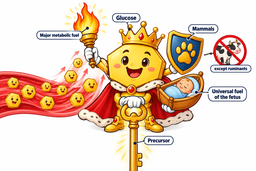
#> input picture biochem_images/carbohydrates/panels/1_glucose_king.png, 256 x 171 px, shrunk from 1536 x 1024 before the run
$ python seamless.py
#> lines starting #> are read from the running program, lines starting #| are printed output that depends on the picture
"""Merge each topic's panels into one continuous scene: no borders, headers or gaps.

Each topic is its own poster; topics are never mixed.

The panels share a white background, so they are multiply-blended onto one white
canvas (white acts as transparent). Content that ends in a hard cut at an inner
edge (panel 2's blood vessel, panel 6's intestine) is faded in so the seam disappears.
Outputs, per topic:
  <name>.png           two-column scene, read left to right, top to bottom
  <name>_vertical.png  one column, for phone scrolling
"""
from pathlib import Path

from PIL import Image, ImageChops, ImageDraw, ImageFont

from merge import FONT, HERE, NAVY, PH, PW

GOLD_TEXT = (200, 140, 0)

# Each panel: (file, edges whose content is cut off at an inner seam and should fade)
TOPICS = {
    "carbohydrates_seamless": (
        "Carbohydrates: Glucose, the King of Fuels",
        "Why glucose matters  \u2192  where it comes from  \u2192  what it builds  \u2192  what goes wrong",
        [
            ("1_glucose_king.png", {"bottom": 90}),
            ("2_sources.png", {"left": 45}),
            ("3_precursor.png", {}),
            ("4_diseases.png", {}),
        ],
    ),
    "monosaccharides_seamless": (
        "Monosaccharides & Sugar Alcohols",
        "Classification by carbons and functional group  \u2192  reduction to polyols",
        [
            ("5_monosaccharides.png", {}),
            ("6_polyols.png", {"left": 45}),
        ],
    ),
}


def panel(spec, fades=True):
    name, edges = spec
    img = Image.open(HERE / "panels" / name).convert("RGB").resize((PW, PH))
    if fades:
        for side, width in edges.items():
            img = fade_edge(img, side, width)
    return img


def fade_edge(img, side, width=45):
    """Blend `width` px at one edge toward white so cut-off content fades in."""
    img = img.copy()
    white = Image.new("RGB", img.size, (255, 255, 255))
    mask = Image.new("L", img.size, 255)
    d = ImageDraw.Draw(mask)
    for k in range(width):
        v = int(255 * (k / width) ** 1.5)
        if side == "left":
            d.line((k, 0, k, img.height), fill=v)
        elif side == "right":
            d.line((img.width - 1 - k, 0, img.width - 1 - k, img.height), fill=v)
        elif side == "bottom":
            d.line((0, img.height - 1 - k, img.width, img.height - 1 - k), fill=v)
    return Image.composite(img, white, mask)


def stamp(canvas, img, xy):
    """Multiply-blend img onto canvas at xy (white = transparent)."""
    x, y = xy
    box = (x, y, x + img.width, y + img.height)
    canvas.paste(ImageChops.multiply(canvas.crop(box), img), box)


def title(canvas, texts, top, size_t, size_s):
    d = ImageDraw.Draw(canvas)
    head, sub = texts
    for text, size, fill, y in ((head, size_t, NAVY, top), (sub, size_s, GOLD_TEXT, top + size_t + 24)):
        f = ImageFont.truetype(FONT, size)
        while d.textlength(text, font=f) > canvas.width - 60:
            size -= 1
            f = ImageFont.truetype(FONT, size)
        d.text(((canvas.width - d.textlength(text, font=f)) / 2, y), text, font=f, fill=fill)


def grid(head, sub, panels):
    top = 230
    rows = (len(panels) + 1) // 2
    W, H = 2 * PW, top + rows * PH
    out = Image.new("RGB", (W, H), (255, 255, 255))
    title(out, (head, sub), 50, 96, 44)
    for i, spec in enumerate(panels):
        stamp(out, panel(spec), ((i % 2) * PW, top + (i // 2) * PH))
    return out


def vertical(head, sub, panels, overlap=70):
    top = 190
    n = len(panels)
    W, H = PW, top + n * PH - (n - 1) * overlap
    out = Image.new("RGB", (W, H), (255, 255, 255))
    title(out, (head, sub), 40, 64, 30)
    for i, spec in enumerate(panels):
        # In one column, left/right edges are canvas edges, so only keep bottom fades.
        img = panel(spec, fades=False)
        if "bottom" in spec[1]:
            img = fade_edge(img, "bottom", spec[1]["bottom"])
        stamp(out, img, (0, top + i * (PH - overlap)))
    return out


if __name__ == "__main__":
    for name, (head, sub, panels) in TOPICS.items():
        grid(head, sub, panels).save(HERE / f"{name}.png", optimize=True)
#> in grid, `out = Image.new("RGB", (W, H), (255, 255, 255))`: out: PIL image 3072x2278 RGB; every value is 255
#> in grid, `title(out, (head, sub), 50, 96, 44)`:
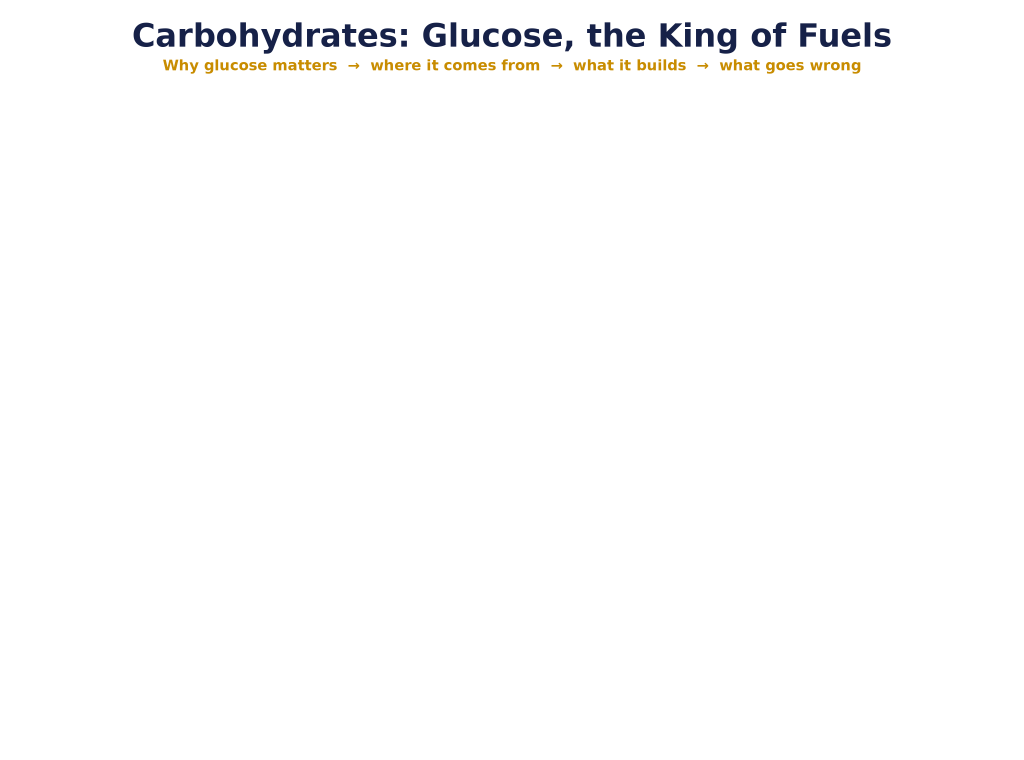
#> out: PIL image 3072x2278 RGB (shown at 1/3 size); mean R, G, B 252.6, 252.5, 252.3
#> in panel, `img = Image.open(HERE / "panels" / name).convert("RGB").resize((PW, PH))`:
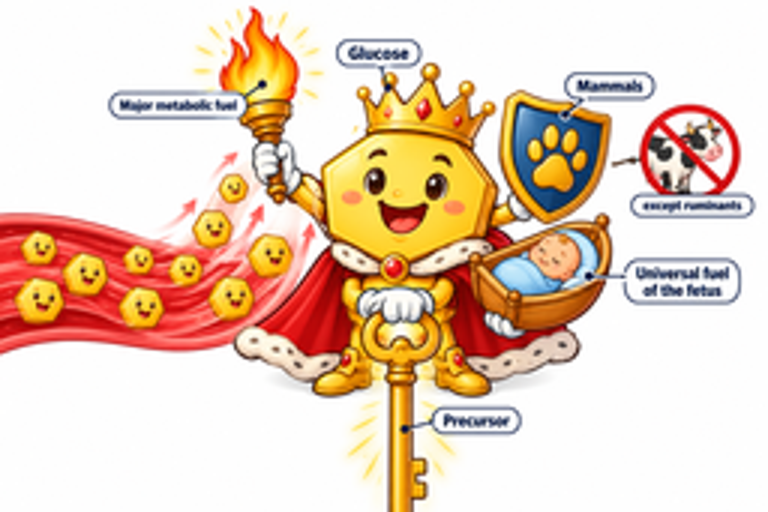
#> img: PIL image 1536x1024 RGB (shown at 1/2 size); mean R, G, B 232.2, 206.7, 186
#> in stamp, `x, y = xy`: x = 0; y = 230
#> in stamp, `box = (x, y, x + img.width, y + img.height)`: box = (0, 230, 1536, 1254)
#> in stamp, `canvas.paste(ImageChops.multiply(canvas.crop(box), img), box)`:
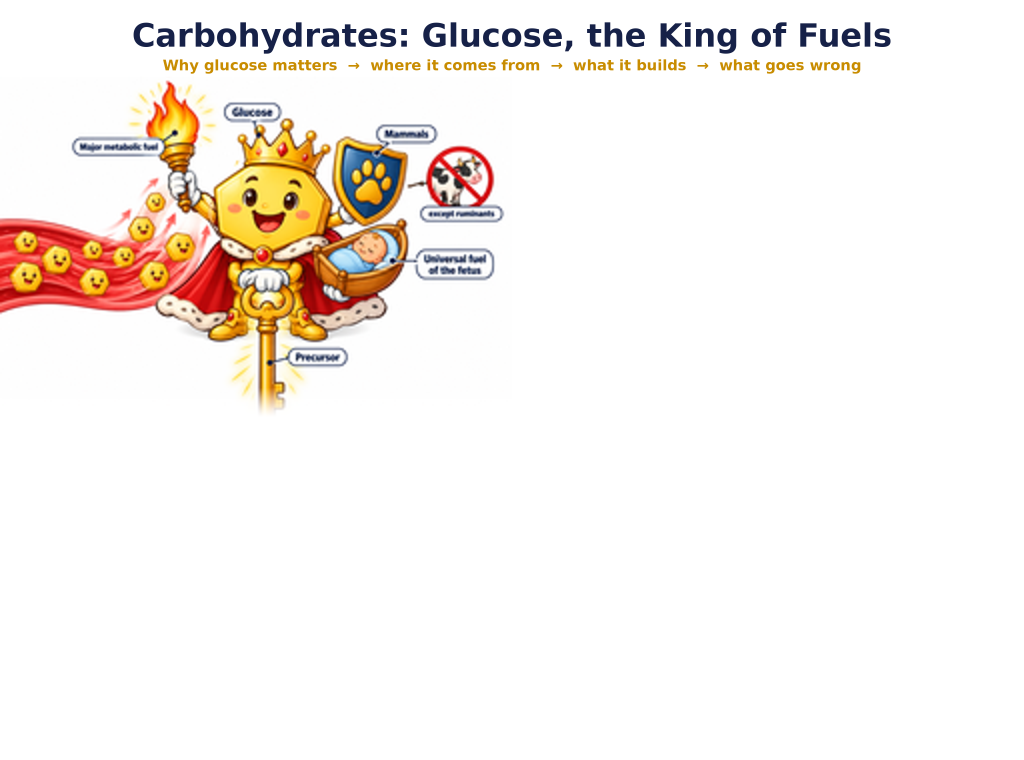
#> canvas: PIL image 3072x2278 RGB (shown at 1/3 size); mean R, G, B 247.5, 241.7, 237
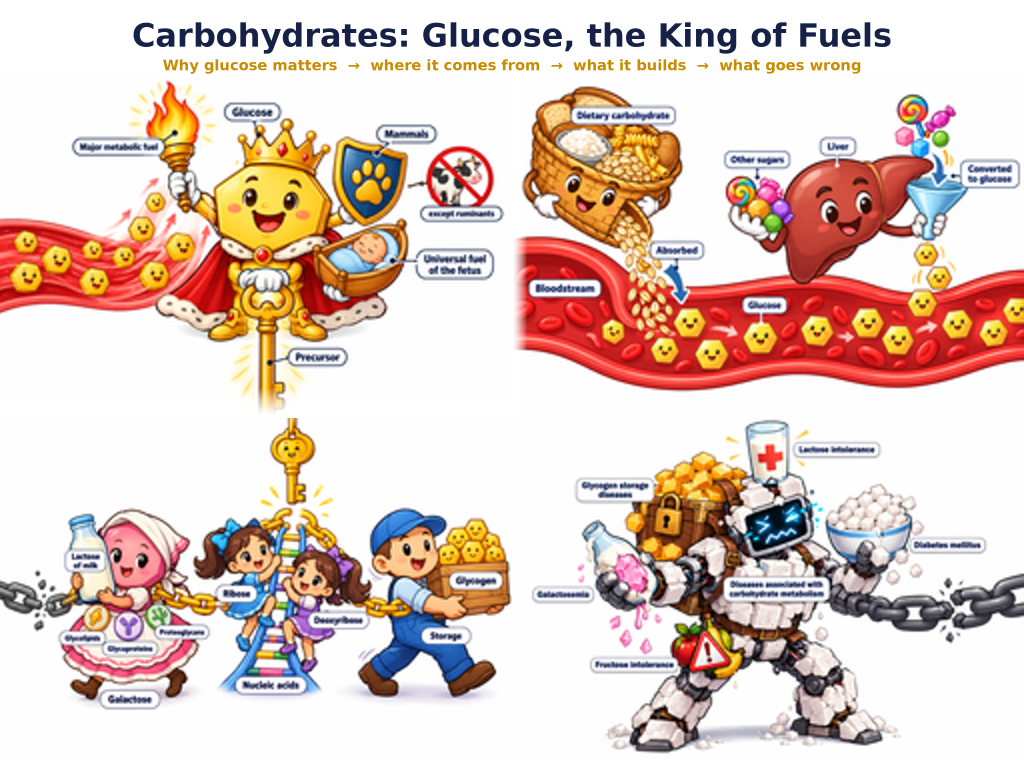
#> saved as carbohydrates_seamless.png: PIL image 3072x2278 RGB (shown at 1/3 size); mean R, G, B 223.7, 201.8, 192.6
        vertical(head, sub, panels).save(HERE / f"{name}_vertical.png", optimize=True)
#> in vertical, `out = Image.new("RGB", (W, H), (255, 255, 255))`: out: PIL image 1536x4076 RGB; every value is 255
#> in vertical, `title(out, (head, sub), 40, 64, 30)`:
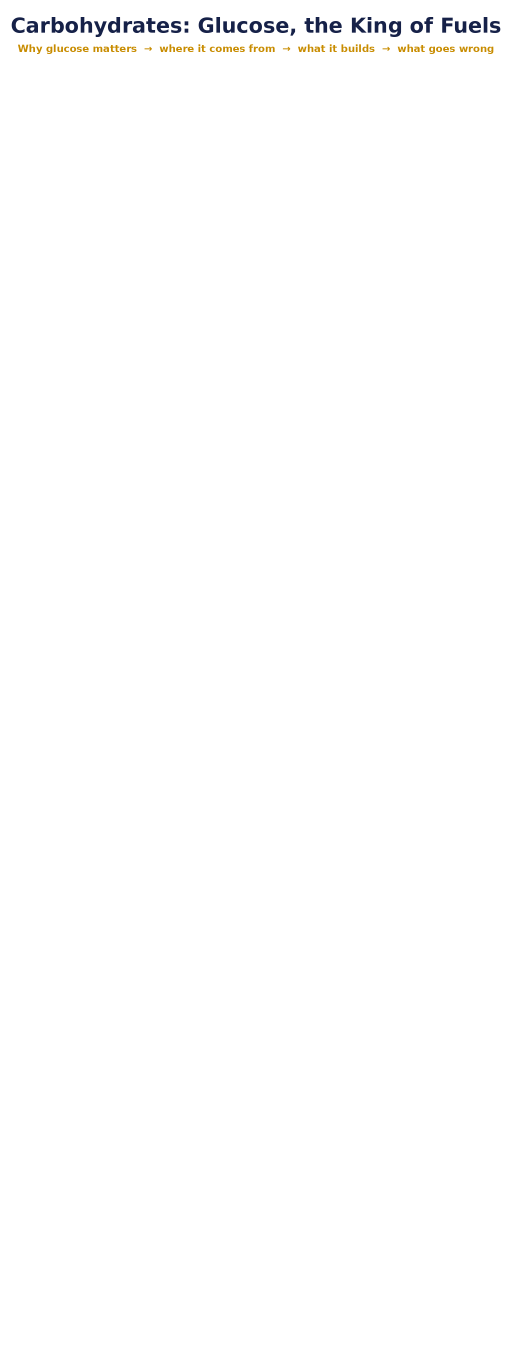
#> out: PIL image 1536x4076 RGB (shown at 1/3 size); mean R, G, B 253.9, 253.8, 253.7
#> in stamp (call 5), `canvas.paste(ImageChops.multiply(canvas.crop(box), img), box)`:
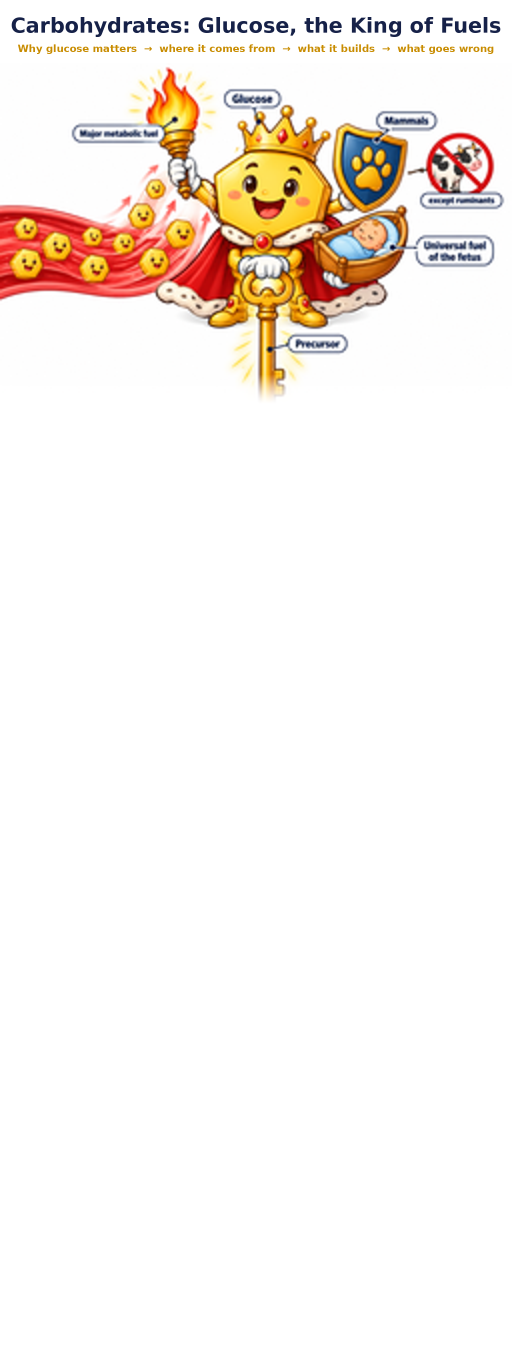
#> canvas: PIL image 1536x4076 RGB (shown at 1/3 size); mean R, G, B 248.2, 241.8, 236.6
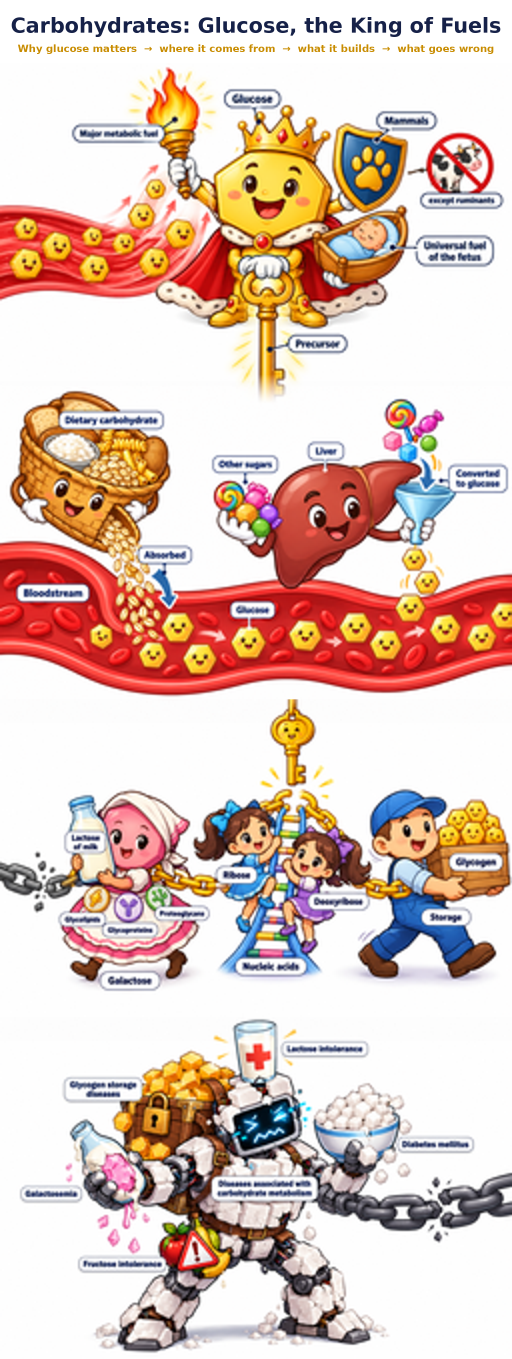
#> saved as carbohydrates_seamless_vertical.png: PIL image 1536x4076 RGB (shown at 1/3 size); mean R, G, B 221.5, 196.9, 186.7
        print("saved", name)
#> pass 2 of the loop `for name, (head, sub, panels) in TOPICS.items():`:
#> in grid (call 2), `title(out, (head, sub), 50, 96, 44)`:
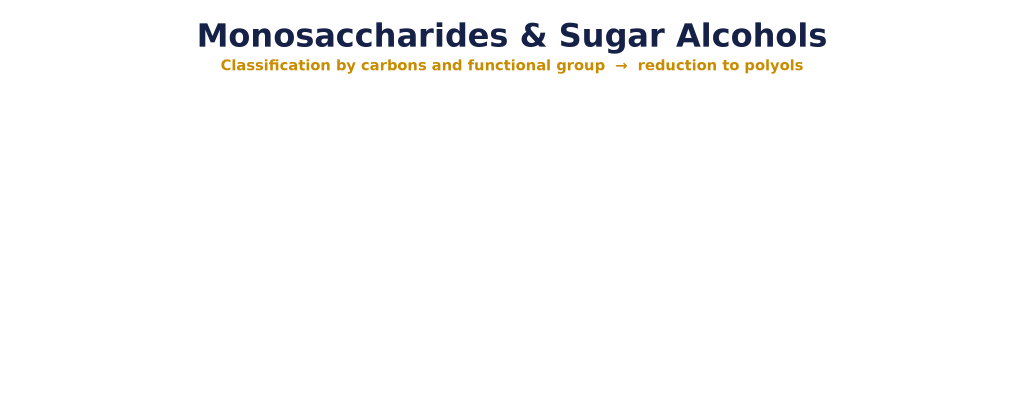
#> out: PIL image 3072x1254 RGB (shown at 1/3 size); mean R, G, B 251.2, 251, 250.8
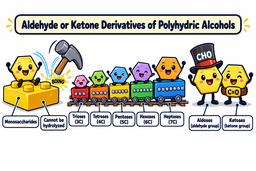
#> input picture biochem_images/carbohydrates/panels/5_monosaccharides.png, 256 x 171 px, shrunk from 1536 x 1024 before the run
#> canvas: PIL image 3072x1254 RGB
#> canvas: PIL image 1536x2168 RGB
#> `vertical(head, sub, panels).save(HERE / f"{name}_vertical.png", optimi..`:
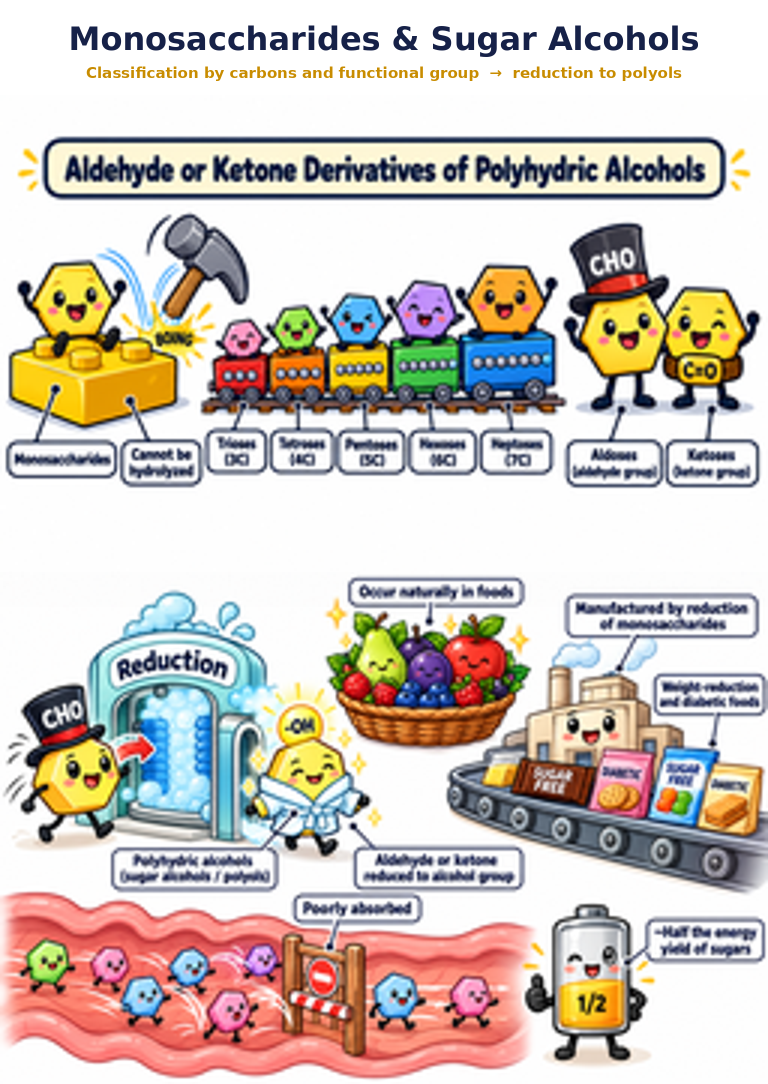
#> saved as monosaccharides_seamless_vertical.png: PIL image 1536x2168 RGB (shown at 1/2 size); mean R, G, B 206.7, 196.5, 188.9
#> (the run stopped early here; a loop or call above may not have finished)
